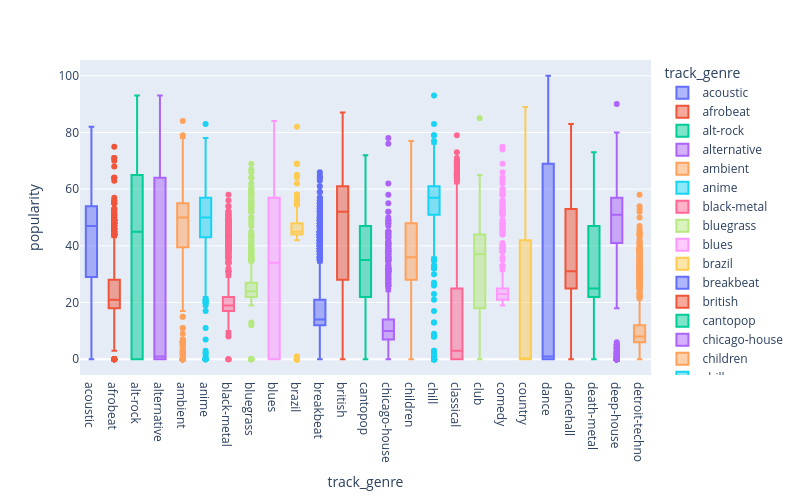

This figure's notebook cell:
### Code cell
# Import Exploratory Data Analysis's genre_plot method to plot the popularity vs genre
from eda import genre_plot

fig = genre_plot('spotify_dataset.db', genres[:25], 'popularity')
fig.update_layout(width = 800, height = 500)
fig

### Figure 1 — Plotly figure (JSON) as saved in the notebook; plotly's stock layout.template omitted (floating-point values rounded to 4 significant figures; data arrays with more than 128 entries replaced by an {"elided": "..."} marker saying what was removed)
{"data": [{"alignmentgroup": "True", "hovertemplate": "track_genre=%{x}<br>popularity=%{y}<extra></extra>", "legendgroup": "acoustic", "marker": {"color": "#636efa"}, "name": "acoustic", "notched": false, "offsetgroup": "acoustic", "orientation": "v", "showlegend": true, "type": "box", "x": {"elided": "1000 str values"}, "x0": " ", "xaxis": "x", "y": {"elided": "1000 int values"}, "y0": " ", "yaxis": "y"}, {"alignmentgroup": "True", "hovertemplate": "track_genre=%{x}<br>popularity=%{y}<extra></extra>", "legendgroup": "afrobeat", "marker": {"color": "#EF553B"}, "name": "afrobeat", "notched": false, "offsetgroup": "afrobeat", "orientation": "v", "showlegend": true, "type": "box", "x": {"elided": "1000 str values"}, "x0": " ", "xaxis": "x", "y": {"elided": "1000 int values"}, "y0": " ", "yaxis": "y"}, {"alignmentgroup": "True", "hovertemplate": "track_genre=%{x}<br>popularity=%{y}<extra></extra>", "legendgroup": "alt-rock", "marker": {"color": "#00cc96"}, "name": "alt-rock", "notched": false, "offsetgroup": "alt-rock", "orientation": "v", "showlegend": true, "type": "box", "x": {"elided": "1000 str values"}, "x0": " ", "xaxis": "x", "y": {"elided": "1000 int values"}, "y0": " ", "yaxis": "y"}, {"alignmentgroup": "True", "hovertemplate": "track_genre=%{x}<br>popularity=%{y}<extra></extra>", "legendgroup": "alternative", "marker": {"color": "#ab63fa"}, "name": "alternative", "notched": false, "offsetgroup": "alternative", "orientation": "v", "showlegend": true, "type": "box", "x": {"elided": "1000 str values"}, "x0": " ", "xaxis": "x", "y": {"elided": "1000 int values"}, "y0": " ", "yaxis": "y"}, {"alignmentgroup": "True", "hovertemplate": "track_genre=%{x}<br>popularity=%{y}<extra></extra>", "legendgroup": "ambient", "marker": {"color": "#FFA15A"}, "name": "ambient", "notched": false, "offsetgroup": "ambient", "orientation": "v", "showlegend": true, "type": "box", "x": {"elided": "1000 str values"}, "x0": " ", "xaxis": "x", "y": {"elided": "1000 int values"}, "y0": " ", "yaxis": "y"}, {"alignmentgroup": "True", "hovertemplate": "track_genre=%{x}<br>popularity=%{y}<extra></extra>", "legendgroup": "anime", "marker": {"color": "#19d3f3"}, "name": "anime", "notched": false, "offsetgroup": "anime", "orientation": "v", "showlegend": true, "type": "box", "x": {"elided": "1000 str values"}, "x0": " ", "xaxis": "x", "y": {"elided": "1000 int values"}, "y0": " ", "yaxis": "y"}, {"alignmentgroup": "True", "hovertemplate": "track_genre=%{x}<br>popularity=%{y}<extra></extra>", "legendgroup": "black-metal", "marker": {"color": "#FF6692"}, "name": "black-metal", "notched": false, "offsetgroup": "black-metal", "orientation": "v", "showlegend": true, "type": "box", "x": {"elided": "1000 str values"}, "x0": " ", "xaxis": "x", "y": {"elided": "1000 int values"}, "y0": " ", "yaxis": "y"}, {"alignmentgroup": "True", "hovertemplate": "track_genre=%{x}<br>popularity=%{y}<extra></extra>", "legendgroup": "bluegrass", "marker": {"color": "#B6E880"}, "name": "bluegrass", "notched": false, "offsetgroup": "bluegrass", "orientation": "v", "showlegend": true, "type": "box", "x": {"elided": "1000 str values"}, "x0": " ", "xaxis": "x", "y": {"elided": "1000 int values"}, "y0": " ", "yaxis": "y"}, {"alignmentgroup": "True", "hovertemplate": "track_genre=%{x}<br>popularity=%{y}<extra></extra>", "legendgroup": "blues", "marker": {"color": "#FF97FF"}, "name": "blues", "notched": false, "offsetgroup": "blues", "orientation": "v", "showlegend": true, "type": "box", "x": {"elided": "1000 str values"}, "x0": " ", "xaxis": "x", "y": {"elided": "1000 int values"}, "y0": " ", "yaxis": "y"}, {"alignmentgroup": "True", "hovertemplate": "track_genre=%{x}<br>popularity=%{y}<extra></extra>", "legendgroup": "brazil", "marker": {"color": "#FECB52"}, "name": "brazil", "notched": false, "offsetgroup": "brazil", "orientation": "v", "showlegend": true, "type": "box", "x": {"elided": "1000 str values"}, "x0": " ", "xaxis": "x", "y": {"elided": "1000 int values"}, "y0": " ", "yaxis": "y"}, {"alignmentgroup": "True", "hovertemplate": "track_genre=%{x}<br>popularity=%{y}<extra></extra>", "legendgroup": "breakbeat", "marker": {"color": "#636efa"}, "name": "breakbeat", "notched": false, "offsetgroup": "breakbeat", "orientation": "v", "showlegend": true, "type": "box", "x": {"elided": "1000 str values"}, "x0": " ", "xaxis": "x", "y": {"elided": "1000 int values"}, "y0": " ", "yaxis": "y"}, {"alignmentgroup": "True", "hovertemplate": "track_genre=%{x}<br>popularity=%{y}<extra></extra>", "legendgroup": "british", "marker": {"color": "#EF553B"}, "name": "british", "notched": false, "offsetgroup": "british", "orientation": "v", "showlegend": true, "type": "box", "x": {"elided": "1000 str values"}, "x0": " ", "xaxis": "x", "y": {"elided": "1000 int values"}, "y0": " ", "yaxis": "y"}, {"alignmentgroup": "True", "hovertemplate": "track_genre=%{x}<br>popularity=%{y}<extra></extra>", "legendgroup": "cantopop", "marker": {"color": "#00cc96"}, "name": "cantopop", "notched": false, "offsetgroup": "cantopop", "orientation": "v", "showlegend": true, "type": "box", "x": {"elided": "1000 str values"}, "x0": " ", "xaxis": "x", "y": {"elided": "1000 int values"}, "y0": " ", "yaxis": "y"}, {"alignmentgroup": "True", "hovertemplate": "track_genre=%{x}<br>popularity=%{y}<extra></extra>", "legendgroup": "chicago-house", "marker": {"color": "#ab63fa"}, "name": "chicago-house", "notched": false, "offsetgroup": "chicago-house", "orientation": "v", "showlegend": true, "type": "box", "x": {"elided": "1000 str values"}, "x0": " ", "xaxis": "x", "y": {"elided": "1000 int values"}, "y0": " ", "yaxis": "y"}, {"alignmentgroup": "True", "hovertemplate": "track_genre=%{x}<br>popularity=%{y}<extra></extra>", "legendgroup": "children", "marker": {"color": "#FFA15A"}, "name": "children", "notched": false, "offsetgroup": "children", "orientation": "v", "showlegend": true, "type": "box", "x": {"elided": "1000 str values"}, "x0": " ", "xaxis": "x", "y": {"elided": "1000 int values"}, "y0": " ", "yaxis": "y"}, {"alignmentgroup": "True", "hovertemplate": "track_genre=%{x}<br>popularity=%{y}<extra></extra>", "legendgroup": "chill", "marker": {"color": "#19d3f3"}, "name": "chill", "notched": false, "offsetgroup": "chill", "orientation": "v", "showlegend": true, "type": "box", "x": {"elided": "1000 str values"}, "x0": " ", "xaxis": "x", "y": {"elided": "1000 int values"}, "y0": " ", "yaxis": "y"}, {"alignmentgroup": "True", "hovertemplate": "track_genre=%{x}<br>popularity=%{y}<extra></extra>", "legendgroup": "classical", "marker": {"color": "#FF6692"}, "name": "classical", "notched": false, "offsetgroup": "classical", "orientation": "v", "showlegend": true, "type": "box", "x": {"elided": "1000 str values"}, "x0": " ", "xaxis": "x", "y": {"elided": "1000 int values"}, "y0": " ", "yaxis": "y"}, {"alignmentgroup": "True", "hovertemplate": "track_genre=%{x}<br>popularity=%{y}<extra></extra>", "legendgroup": "club", "marker": {"color": "#B6E880"}, "name": "club", "notched": false, "offsetgroup": "club", "orientation": "v", "showlegend": true, "type": "box", "x": {"elided": "1000 str values"}, "x0": " ", "xaxis": "x", "y": {"elided": "1000 int values"}, "y0": " ", "yaxis": "y"}, {"alignmentgroup": "True", "hovertemplate": "track_genre=%{x}<br>popularity=%{y}<extra></extra>", "legendgroup": "comedy", "marker": {"color": "#FF97FF"}, "name": "comedy", "notched": false, "offsetgroup": "comedy", "orientation": "v", "showlegend": true, "type": "box", "x": {"elided": "1000 str values"}, "x0": " ", "xaxis": "x", "y": {"elided": "1000 int values"}, "y0": " ", "yaxis": "y"}, {"alignmentgroup": "True", "hovertemplate": "track_genre=%{x}<br>popularity=%{y}<extra></extra>", "legendgroup": "country", "marker": {"color": "#FECB52"}, "name": "country", "notched": false, "offsetgroup": "country", "orientation": "v", "showlegend": true, "type": "box", "x": {"elided": "1000 str values"}, "x0": " ", "xaxis": "x", "y": {"elided": "1000 int values"}, "y0": " ", "yaxis": "y"}, {"alignmentgroup": "True", "hovertemplate": "track_genre=%{x}<br>popularity=%{y}<extra></extra>", "legendgroup": "dance", "marker": {"color": "#636efa"}, "name": "dance", "notched": false, "offsetgroup": "dance", "orientation": "v", "showlegend": true, "type": "box", "x": {"elided": "1000 str values"}, "x0": " ", "xaxis": "x", "y": {"elided": "1000 int values"}, "y0": " ", "yaxis": "y"}, {"alignmentgroup": "True", "hovertemplate": "track_genre=%{x}<br>popularity=%{y}<extra></extra>", "legendgroup": "dancehall", "marker": {"color": "#EF553B"}, "name": "dancehall", "notched": false, "offsetgroup": "dancehall", "orientation": "v", "showlegend": true, "type": "box", "x": {"elided": "1000 str values"}, "x0": " ", "xaxis": "x", "y": {"elided": "1000 int values"}, "y0": " ", "yaxis": "y"}, {"alignmentgroup": "True", "hovertemplate": "track_genre=%{x}<br>popularity=%{y}<extra></extra>", "legendgroup": "death-metal", "marker": {"color": "#00cc96"}, "name": "death-metal", "notched": false, "offsetgroup": "death-metal", "orientation": "v", "showlegend": true, "type": "box", "x": {"elided": "1000 str values"}, "x0": " ", "xaxis": "x", "y": {"elided": "1000 int values"}, "y0": " ", "yaxis": "y"}, {"alignmentgroup": "True", "hovertemplate": "track_genre=%{x}<br>popularity=%{y}<extra></extra>", "legendgroup": "deep-house", "marker": {"color": "#ab63fa"}, "name": "deep-house", "notched": false, "offsetgroup": "deep-house", "orientation": "v", "showlegend": true, "type": "box", "x": {"elided": "1000 str values"}, "x0": " ", "xaxis": "x", "y": {"elided": "1000 int values"}, "y0": " ", "yaxis": "y"}, {"alignmentgroup": "True", "hovertemplate": "track_genre=%{x}<br>popularity=%{y}<extra></extra>", "legendgroup": "detroit-techno", "marker": {"color": "#FFA15A"}, "name": "detroit-techno", "notched": false, "offsetgroup": "detroit-techno", "orientation": "v", "showlegend": true, "type": "box", "x": {"elided": "1000 str values"}, "x0": " ", "xaxis": "x", "y": {"elided": "1000 int values"}, "y0": " ", "yaxis": "y"}], "layout": {"boxmode": "overlay", "height": 500, "legend": {"title": {"text": "track_genre"}, "tracegroupgap": 0}, "margin": {"t": 60}, "width": 800, "xaxis": {"anchor": "y", "categoryarray": ["acoustic", "afrobeat", "alt-rock", "alternative", "ambient", "anime", "black-metal", "bluegrass", "blues", "brazil", "breakbeat", "british", "cantopop", "chicago-house", "children", "chill", "classical", "club", "comedy", "country", "dance", "dancehall", "death-metal", "deep-house", "detroit-techno"], "categoryorder": "array", "domain": [0, 1], "title": {"text": "track_genre"}}, "yaxis": {"anchor": "x", "domain": [0, 1], "title": {"text": "popularity"}}}}
